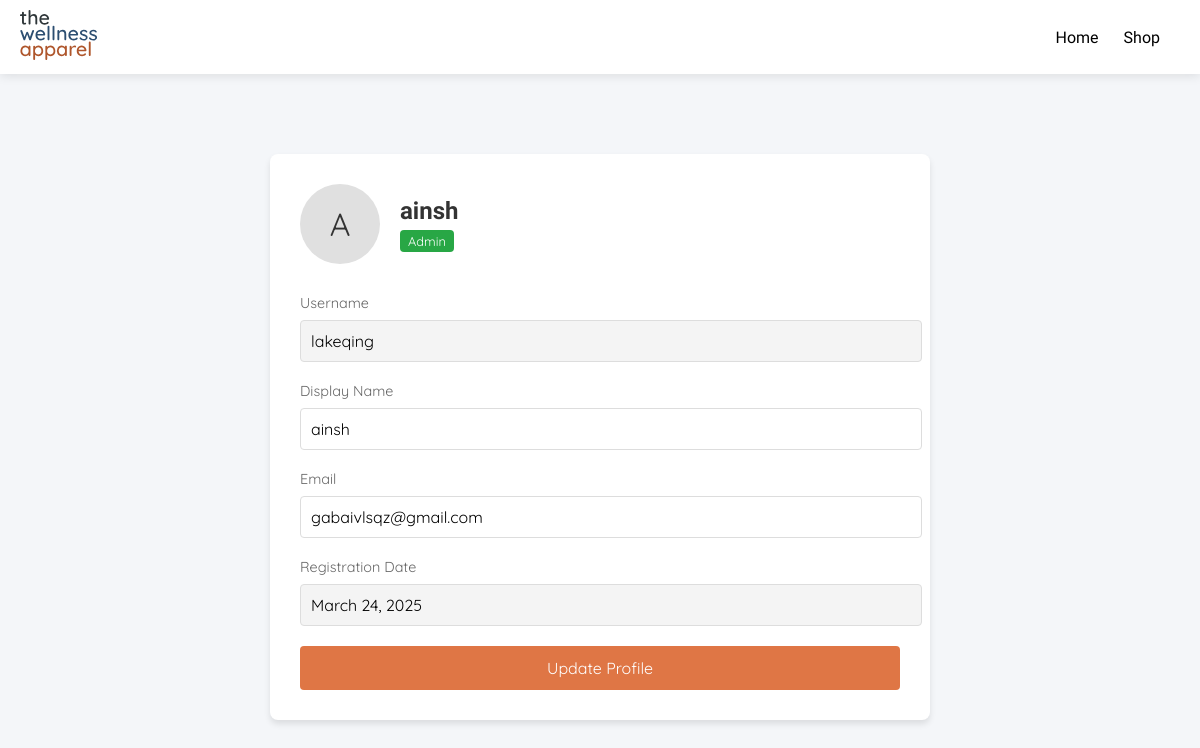
The app's page /profile.php (signed in) with its own data.
### tables this page shows
CREATE TABLE `users` (
  `id` int NOT NULL,
  `username` varchar(50) NOT NULL,
  `email` varchar(100) NOT NULL,
  `password` varchar(255) NOT NULL,
  `display_name` varchar(50) DEFAULT NULL,
  `created_at` timestamp NOT NULL DEFAULT CURRENT_TIMESTAMP,
  `is_admin` tinyint(1) NOT NULL DEFAULT '0'
);

### profile.php (the view, shortened to what this page needs)
<?php
require 'includes/navbar.php';
$user_id = $_SESSION['user_id'];
try {
    $stmt = $conn->prepare("SELECT * FROM users WHERE id = ?");
    $stmt->bind_param("i", $user_id);
    $stmt->execute();
    $result = $stmt->get_result();
    $user = $result->fetch_assoc();
} catch (Exception $e) {
    die("Error fetching user details: " . $e->getMessage());
}
?>
<!DOCTYPE html>
<html lang="en">
<head>
    <link rel="stylesheet" href="https://cdn.jsdelivr.net/npm/@tabler/icons-webfont@2.30.0/tabler-icons.min.css" />
    <link rel="stylesheet" href="assets/css/navbar.css">
</head>
<body>
    <div class="profile-content">
        <div class="profile-header">
            <div class="profile-avatar">
                <?php echo strtoupper(substr($user['display_name'] ?: $user['username'], 0, 1)); ?>
            </div>
            <div class="profile-header-info">
                <h1><?php echo htmlspecialchars($user['display_name'] ?: $user['username']); ?></h1>
                <span class="role-badge">
                    <?php echo $user['is_admin'] ? 'Admin' : 'User'; ?>
                </span>
            </div>
        </div>
        <form method="POST">
            <div class="form-group">
                <label>Username</label>
                <input type="text" value="<?php echo htmlspecialchars($user['username']); ?>" readonly>
            </div>
            <div class="form-group">
                <label for="display_name">Display Name</label>
                <input type="text" id="display_name" name="display_name"
                       value="<?php echo htmlspecialchars($user['display_name'] ?: ''); ?>"
                       placeholder="Enter display name">
            </div>
            <div class="form-group">
                <label for="email">Email</label>
                <input type="email" id="email" name="email"
                       value="<?php echo htmlspecialchars($user['email']); ?>"
                       placeholder="Enter email address">
            </div>
            <div class="form-group">
                <label>Registration Date</label>
                <input type="text" value="<?php echo date("F j, Y", strtotime($user['created_at'])); ?>" readonly>
            </div>
            <button type="submit" name="update_profile" class="btn-update">Update Profile</button>
        </form>
    </div>
</body>
</html>

### profile.php (style rules this page uses)
body { font-family: 'Quicksand', sans-serif; margin: 0; padding: 0; background-color: #f4f6f9; }
.profile-content { max-width: 600px; margin: 80px auto 20px; background-color: white; padding: 30px; border-radius: 8px; box-shadow: 0 4px 6px rgba(0, 0, 0, 0.1); }
.profile-header { display: flex; align-items: center; margin-bottom: 30px; }
.profile-avatar { width: 80px; height: 80px; border-radius: 50%; background-color: #e0e0e0; display: flex; justify-content: center; align-items: center; font-size: 32px; margin-right: 20px; color: #333; }
.profile-header-info h1 { margin: 0; font-size: 1.5em; color: #333; font-family: 'Alice', serif; }
.role-badge { display: inline-block; padding: 3px 8px; border-radius: 4px; font-size: 0.8em; margin-top: 5px; background-color: #28a745; color: white; }
.form-group { margin-bottom: 20px; }
.form-group label { display: block; margin-bottom: 8px; color: #666; font-size: 0.9em; }
.form-group input { width: 100%; padding: 10px; border: 1px solid #ddd; border-radius: 4px; font-size: 1em; font-family: 'Quicksand', sans-serif; }
.form-group input:read-only { background-color: #f4f4f4; cursor: not-allowed; }
.btn-update { width: 100%; padding: 12px; background-color: #df7645; color: white; border: none; border-radius: 4px; font-size: 1em; cursor: pointer; transition: background-color 0.3s ease; font-family: 'Quicksand', sans-serif; }

### records on screen
users: display_name "A", display_name "ainsh", username "lakeqing", email "gabaivlsqz@gmail.com", created_at "March 24, 2025"
